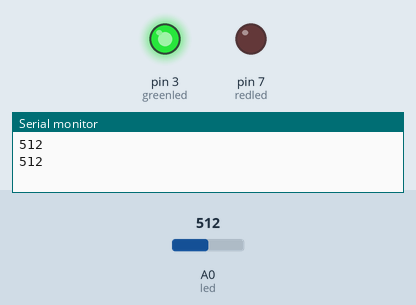
Recording of a sketch running on a simulated Arduino Uno, built with avr-gcc and run on an emulated ATmega328P. On the bench: output pins drawn as LEDs (lit = HIGH), the last lines printed to the serial monitor. The inputs (shaded band) are chosen by the test bench; at power-on: A0 (led) = 512.

Above: at 1.8 s.
1.9 s: A0 (led) set to 841
3.4 s: A0 (led) set to 859
At 5.1 s:
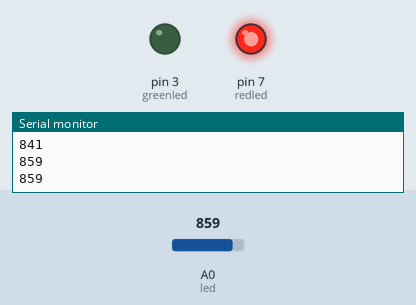
5.5 s: A0 (led) set to 840
At 7.2 s:
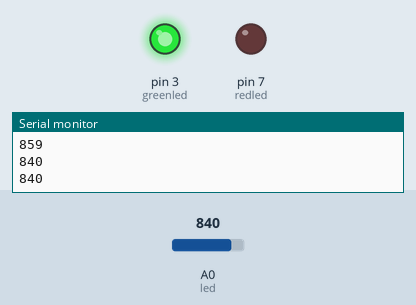
7.5 s: A0 (led) set to 860
At 8.5 s:
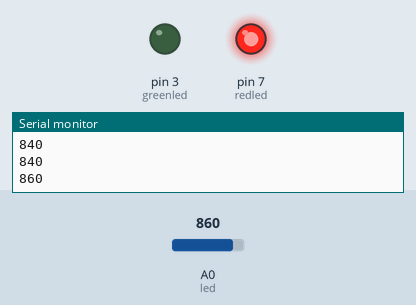
Timing chart, 0 to 10.5 s (numbered marks = the images above; inputs shaded):
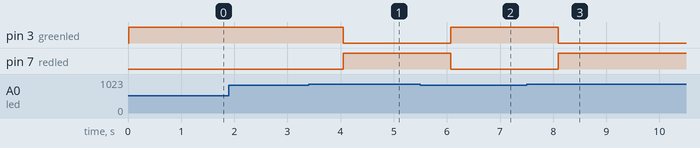

The sketch:

soilMoisture.ino
```cpp
int sensor;
const int delaytime= 1000;//delay
const int redled=7; //pin_number of redLight
const int greenled=3;//pin_number of greenlight
const int thresh=850; //850 is arbitrary, this value must be calibrated for different soils
void setup(){ //this block of code is run once at the start of execution
  Serial.begin(9600);
  pinMode(redled,OUTPUT);
  pinMode(greenled,OUTPUT);
}
void loop(){//gives supply to sensor
  delay(10);//time delay to make the sensor on
  sensor=analogRead(A0);//signal sensed//made led off
  Serial.println(sensor);//gives output after knowing the moisture level
  if(sensor<thresh){
    //soil moist
    digitalWrite(redled,LOW);
    digitalWrite(greenled,HIGH);
  }
  else {//soil dry
  digitalWrite(greenled,LOW);
  digitalWrite(redled,HIGH);
  }
  delay(delaytime);
}
```

Measured:
- the behaviour switches between 849 and 850 on A0 (led) (found by bisection; images 0 and 1)
- after the input at 3.4 s, pin 3 (greenled): HIGH → LOW after 0.65 s; pin 7 (redled): LOW → HIGH after 0.65 s
- after the input at 5.5 s, pin 3 (greenled): LOW → HIGH after 0.57 s; pin 7 (redled): HIGH → LOW after 0.57 s
- after the input at 7.5 s, pin 3 (greenled): HIGH → LOW after 0.59 s; pin 7 (redled): LOW → HIGH after 0.59 s
